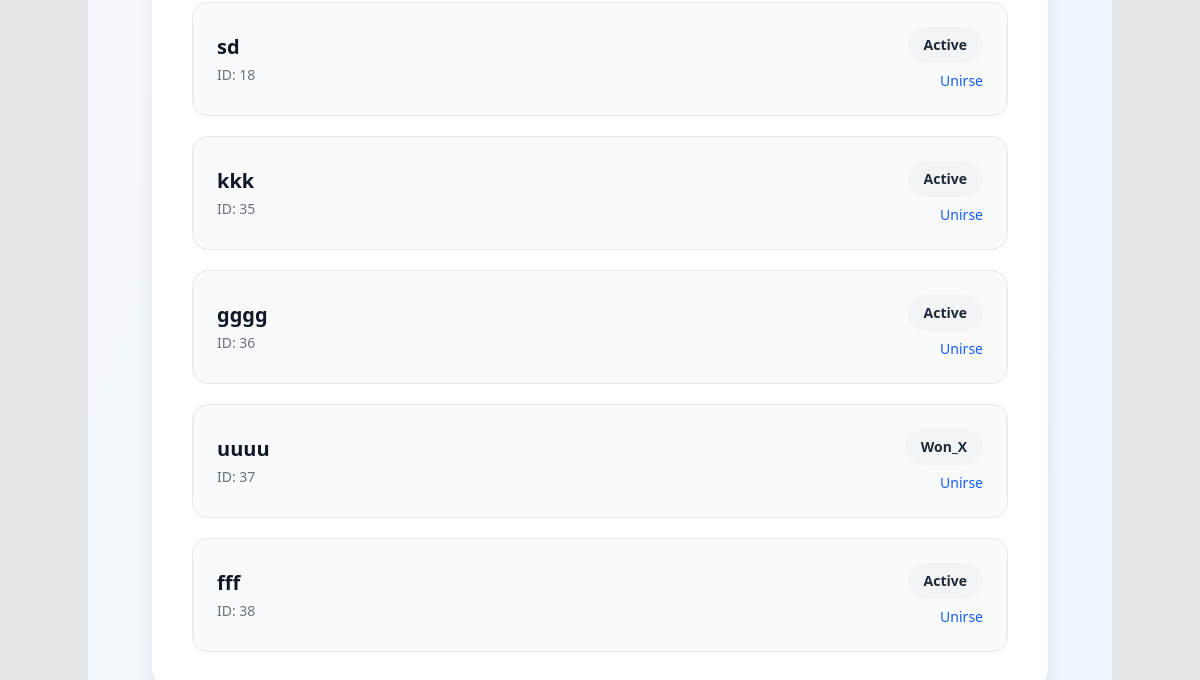
Before: /games/ (signed in, lower part) with the older database file.
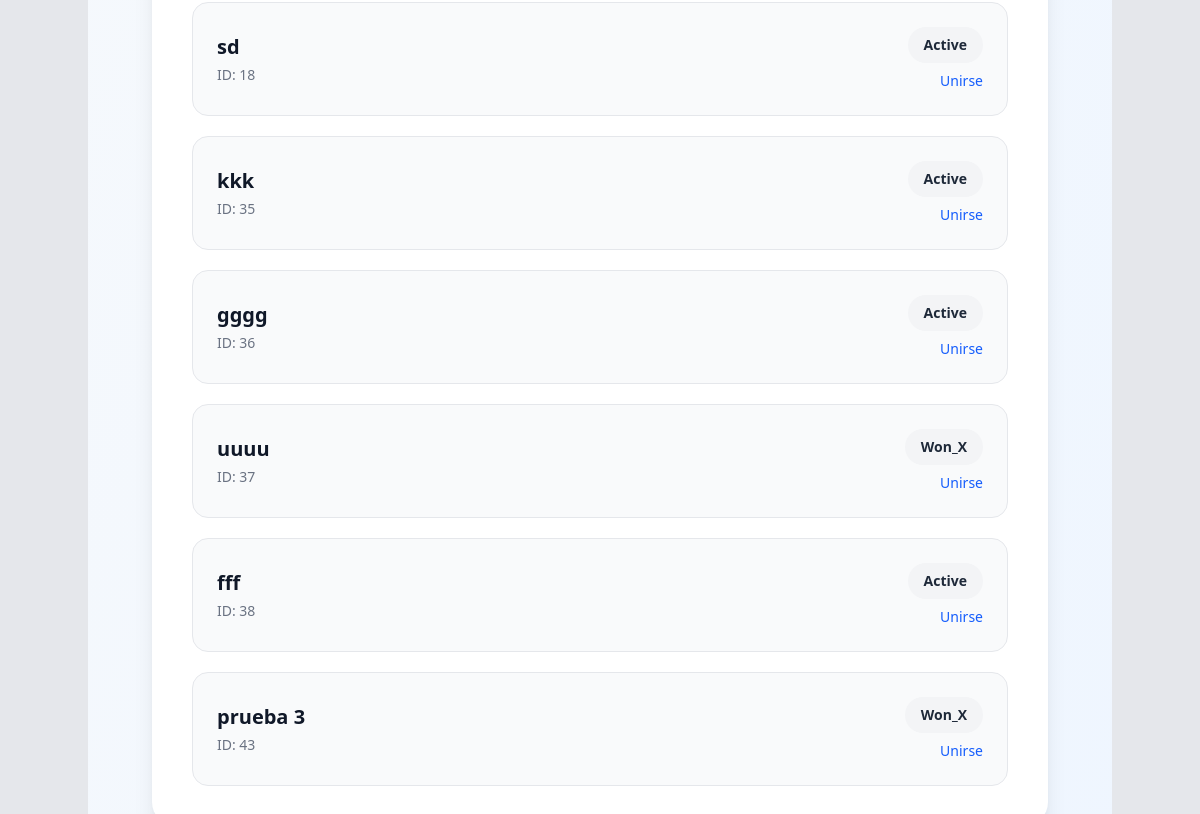
After: the same page with the newer database file.
### games/models.py (models this page shows, shortened)
class Game(models.Model):
    room_name = models.CharField(max_length=50, unique=True)
    owner = models.ForeignKey(User, on_delete=models.CASCADE)
    board = models.CharField(max_length=9, default=" " * 9) #el tablero tiene string de 9 para los O y X
    active_player = models.IntegerField(default=1)
    state = models.CharField(max_length=20, default="active")

### games/views.py (the view)
# urls.py: path('', views.games_list, name="games_list"),
@login_required(login_url='users:login')
def games_list(request):
    games = Game.objects.all() # obtiene todas las partidas
    if request.method == "POST":
        form = NewGameForm(request.POST) # crea el formulario con los datos
        if form.is_valid():
            new_game = form.save(commit=False)
            new_game.owner = request.user # asigna el usuario
            new_game.save()
            return redirect("games:games_list")
    else:
        form = NewGameForm() # sino crea el formulario vacio
    return render(request, "games/game.html", {"games": games, "form": form})

### games/templates/games/game.html (shortened to what this page needs)
<!DOCTYPE html>
{% extends "base.html" %}
{% block contenido %}
<section class="min-h-screen bg-gradient-to-br from-slate-50 to-blue-50 dark:from-gray-900 dark:to-slate-900 p-4 sm:p-6">
    <div class="max-w-4xl mx-auto">
        <div class="bg-white dark:bg-slate-800 rounded-2xl sm:rounded-3xl shadow-xl p-6 sm:p-8 md:p-10">
            <div>
                {% if games %}
                    <div class="space-y-4 sm:space-y-5">
                        {% for g in games %}
                            <a href="{% url 'games:play_game' g.id %}"
                               class="block bg-gray-50 dark:bg-gray-900/50 hover:bg-white dark:hover:bg-slate-700 p-4 sm:p-6 rounded-xl sm:rounded-2xl transition-all duration-300 hover:shadow-md sm:hover:shadow-lg border border-gray-200 dark:border-gray-700">
                                <div class="flex flex-col sm:flex-row sm:items-center justify-between gap-3 sm:gap-4">
                                    <div class="flex-1 min-w-0">
                                        <h3 class="font-bold text-lg sm:text-xl text-gray-900 dark:text-white truncate">
                                            {{ g.room_name }}
                                        </h3>
                                        <p class="text-xs sm:text-sm text-gray-500 dark:text-gray-400 mt-1">
                                            ID: {{ g.id }}
                                        </p>
                                    </div>
                                    <div class="text-left sm:text-right">
                                        <span class="inline-block px-3 sm:px-4 py-1.5 sm:py-2 rounded-full font-semibold text-xs sm:text-sm
                                            {% if g.state == 'waiting' %}
                                                bg-yellow-100 text-yellow-800 dark:bg-yellow-900/30 dark:text-yellow-300
                                            {% elif g.state == 'playing' %}
                                                bg-blue-100 text-blue-800 dark:bg-blue-900/30 dark:text-blue-300
                                            {% elif g.state == 'finished' %}
                                                bg-green-100 text-green-800 dark:bg-green-900/30 dark:text-green-300
                                            {% else %}
                                                bg-gray-100 text-gray-800 dark:bg-gray-700 dark:text-gray-300
                                            {% endif %}">
                                            {{ g.state|title }}
                                        </span>
                                        <div class="mt-1 sm:mt-2 text-blue-600 dark:text-blue-400 text-xs sm:text-sm font-medium">
                                            Unirse
                                        </div>
                                    </div>
                                </div>
                            </a>
                        {% endfor %}
                    </div>
                {% endif %}
            </div>
        </div>
    </div>
</section>
{% endblock contenido %}

Changed rows visible on the page:
added Game: room_name "prueba 3", id "43", state "Won_X"
